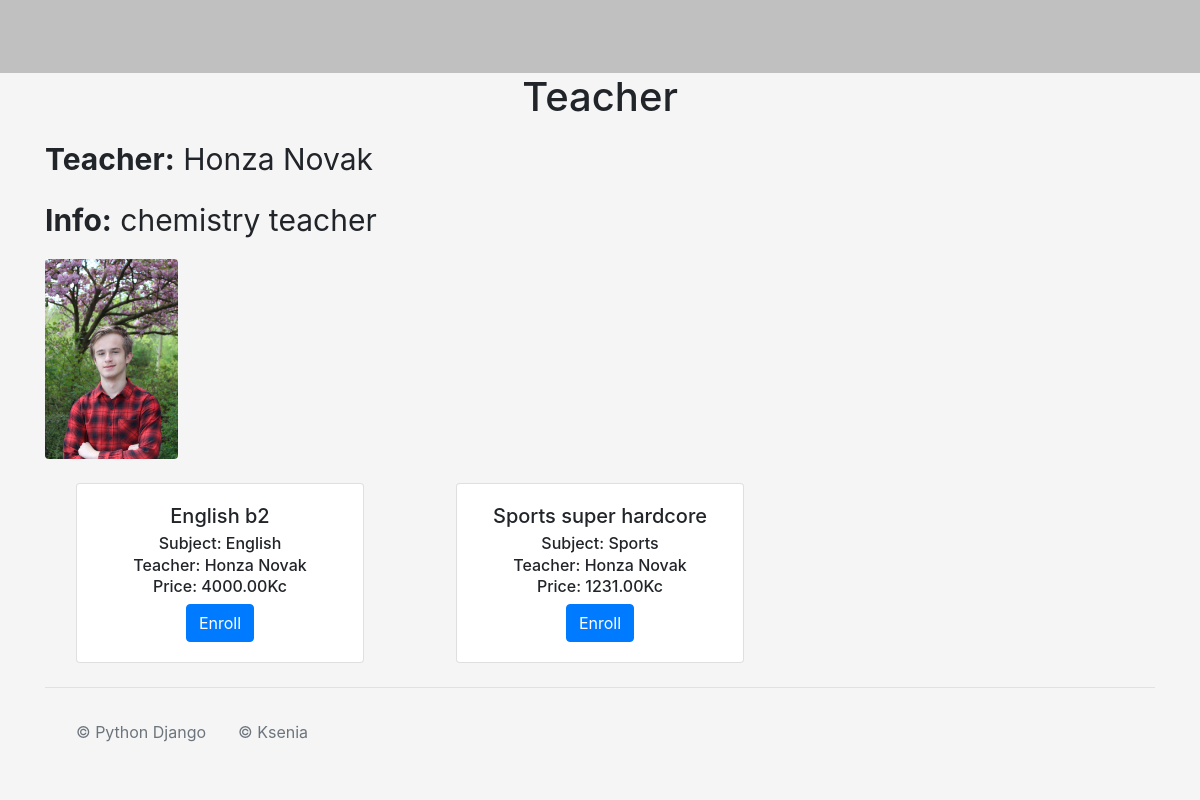
The page /teacher/2 on the database its author committed.
### CoursesApp/models.py (models this page shows)
class Teacher(models.Model):
    Username = models.CharField(max_length=30, unique=True)
    Password = models.CharField(max_length=64)
    Name = models.CharField(max_length=60)
    Surname = models.CharField(max_length=60)
    Photo = models.ImageField(upload_to="images/", blank=True, null=True)
    Bio = models.CharField(max_length=200)

class Course(models.Model):
    Name = models.CharField(max_length=100, unique=True)
    Subject = models.ForeignKey(Subject, on_delete=models.PROTECT)
    Teacher = models.ForeignKey(Teacher, on_delete=models.PROTECT)
    Info = models.CharField(max_length=200)
    Price = models.DecimalField(max_digits=10, decimal_places=2, blank=True, null=True)

class Subject(models.Model):
    Name = models.CharField(max_length=60, unique=True)

### CoursesApp/views.py (the view)
# urls.py: path("teacher/<int:teacher_id>", views.SingleTeacher, name="teacher"),
def SingleTeacher(request, teacher_id):
    teacher = Teacher.objects.get(id=teacher_id)
    courses = Course.objects.filter(Teacher__id = teacher_id)
    return render(request, 'teacher.html', {"teacher": teacher, "courses" : courses})

### CoursesApp/templates/teacher.html (shortened to what this page needs)
{% load static %}
<!DOCTYPE html>
<html>
  <head>
    <link href="https://cdn.jsdelivr.net/npm/bootstrap@5.2.3/dist/css/bootstrap.min.css" rel="stylesheet" />
    <link rel="stylesheet" href="https://cdn.jsdelivr.net/npm/bootstrap@4.0.0/dist/css/bootstrap.min.css" />
    <link rel="stylesheet" type="text/css" href="{% static 'css/style.css' %}" />
    <link rel="stylesheet" href="https://cdnjs.cloudflare.com/ajax/libs/font-awesome/6.4.0/css/all.min.css" />
  </head>
  <body style="min-width: 450px; " class="d-flex flex-column min-vh-100">
    <nav class="navbar bg-body-tertiary d-flex justify-content-center" style="background-color: rgb(192, 192, 192); height: 100px;">
      <div style="position: relative; top: -2px; z-index: 1;">
      </div>
    </nav>
    <h1 style="align-self: center;">Teacher</h1>
    <div class="container mt-2">
      <p style="font-size: 30px;">
        <strong>Teacher:</strong> {{ teacher.Name }} {{ teacher.Surname }}
      </p>
      <p style="font-size: 30px;">
        <strong>Info:</strong> {{ teacher.Bio }}
      </p>
      <img src="{{ teacher.Photo.url }}" class="rounded" style="max-width: 100%; height: 200px; align-self: start" />
      <div class="row g-2 mt-3">
        {% for course in courses %}
          <div class="col-xl-4 col-md-6 col-sm-12 text-center" style="display: flex; flex-direction: row; justify-content: center;">
            <div class="card" style="width: 18rem;">
              <a href="{% url 'course' course_id=course.id %}" style=" color: inherit;
              text-decoration: inherit;">
                <div class="card-body">
                  <h5 class="card-title">{{ course.Name }}</h5>
                  <h6 class="card-subtitle mb-2 text-body-secondary">Subject: {{ course.Subject.Name }}</h6>
                  <h6 class="card-subtitle mb-2 text-body-secondary">Teacher: {{ course.Teacher.Name }} {{ course.Teacher.Surname }}</h6>
                  <h6 class="card-subtitle mb-2 text-body-secondary">Price: {{ course.Price }}Kc</h6>
                  <form method="post" action="{% url 'allCourses' subject_id=course.Subject.id %}">
                    <button type="submit" class="btn btn-primary">Enroll</button>
                  </form>
                </div>
              </a>
            </div>
          </div>
        {% endfor %}
      </div>
    </div>
    <div class="container mt-auto" style=" bottom: 0; ">
      <footer class="d-flex flex-wrap justify-content-center justify-content-md-between align-items-center py-3 my-4 border-top">
        <div class="col-md-4 d-flex align-items-center">
          <span class="m-3 text-muted">© Python Django</span>
          <span class="m-3 text-muted">© Ksenia</span>
        </div>
      </footer>
    </div>
  </body>
</html>

### static/css/style.css (style rules this page uses)
html, body { height: 100%; }
body { margin: 0px; padding: 0px; background-color: #f5f5f5; }

### rows shown on the page
Teacher: Name "Honza", Surname "Novak", Bio "chemistry teacher", Photo (picture)
Course: Name "English b2", Subject.Name "English", Teacher.Name "Honza", Teacher.Surname "Novak", Price "4000.00"
Course: Name "Sports super hardcore", Subject.Name "Sports", Teacher.Name "Honza", Teacher.Surname "Novak", Price "1231.00"
